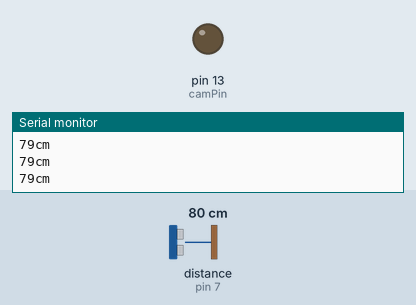
Recording of a sketch running on a simulated Arduino Uno, built with avr-gcc and run on an emulated ATmega328P. Shown: output pins drawn as LEDs (lit = HIGH), the last lines printed to the serial monitor. Wiring (inferred from the names in the program): ultrasonic range finder: trigger pin 8; echo pin 7. Dashed ring = blinking. The test bench sets the inputs (shaded band); at power-on: distance to the obstacle (sensor on pin 7) 80 cm. The echo pulse lasts 58.3 µs per cm; pins used as bus, display or sensor lines are not drawn.

Above: at 1.2 s.
1.3 s: distance to the obstacle (sensor on pin 7) set to 33 cm
2.8 s: distance to the obstacle (sensor on pin 7) set to 28 cm
At 3.51 s:
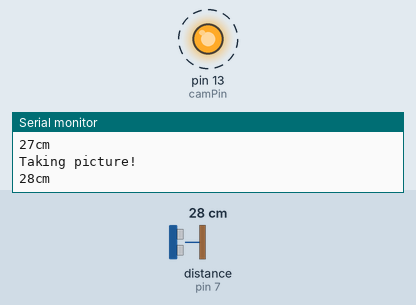
5.8 s: distance to the obstacle (sensor on pin 7) set to 35 cm
At 6.9 s:
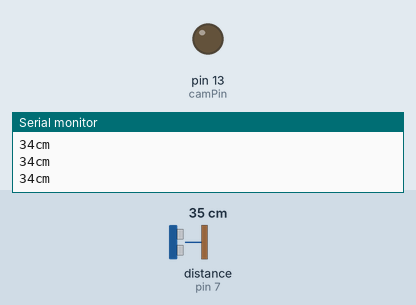
7.3 s: distance to the obstacle (sensor on pin 7) set to 2 cm
At 7.8 s:
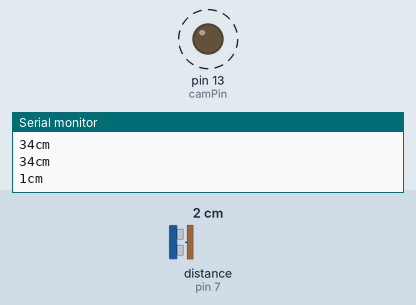
Timing chart, 0 to 11.3 s (numbered marks = the images above; inputs shaded):
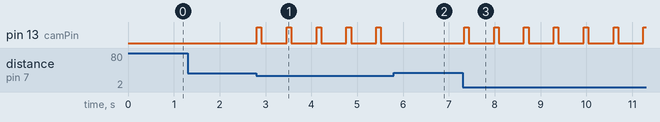

Measured:
- the behaviour switches between 31 and 30 cm on distance to the obstacle (sensor on pin 7) (found by bisection; images 0 and 1)
- after the input at 2.8 s, pin 13 (camPin): alternates HIGH for 0.10 s and LOW for 0.55 s, starting at once
- after the input at 5.8 s, pin 13 (camPin): stops changing and stays LOW
- after the input at 7.3 s, pin 13 (camPin): alternates HIGH for 0.10 s and LOW for 0.55 s, starting at once

The sketch:

Camera_Trigger.ino
```cpp
/*
 * created by Rui Santos, http://randomnerdtutorials.com
 *
 * Complete Guide for Ultrasonic Sensor HC-SR04
 *
 *modified by Judhi Prasetyo for camera shutter control
 *
 *
    Ultrasonic sensor Pins:
        VCC: +5VDC
        Trig : Trigger (INPUT) - Pin11
        Echo: Echo (OUTPUT) - Pin 12
        GND: GND
 */

int trigPin = 8;    //Trig - green Jumper
int echoPin = 7;    //Echo - blue Jumper
int camPin = 13;
// camera will take picture if object is closer than this distance (in cm)
int cam_distance = 30;

long duration, cm, inches;

void setup() {
  //Serial Port begin
  Serial.begin (9600);
  //Define inputs and outputs
  pinMode(trigPin, OUTPUT);
  pinMode(echoPin, INPUT);
  pinMode(camPin, OUTPUT);
}

void loop()
{
  // The sensor is triggered by a HIGH pulse of 10 or more microseconds.
  // Give a short LOW pulse beforehand to ensure a clean HIGH pulse:
  digitalWrite(trigPin, LOW);
  delayMicroseconds(5);
  digitalWrite(trigPin, HIGH);
  delayMicroseconds(10);
  digitalWrite(trigPin, LOW);

  // Read the signal from the sensor: a HIGH pulse whose duration is the time (in microseconds)
  // from the sending
  // of the ping to the reception of its echo off of an object.
  pinMode(echoPin, INPUT);
  duration = pulseIn(echoPin, HIGH);

  // convert the time into a distance
  cm = (duration/2) / 29.1;
  inches = (duration/2) / 74;

  Serial.print(cm);
  Serial.println("cm");

  if (cm <1) {
    Serial.println("---");
    pinMode(echoPin, OUTPUT);
    digitalWrite(echoPin, HIGH);
    delay(3);
    digitalWrite(echoPin, LOW);
    pinMode(echoPin, INPUT);
  }
  if (cm < cam_distance and cm > 0) { // additional codes by Judhi to trigger the camera
      digitalWrite(camPin, HIGH);
      delay(100);
      digitalWrite(camPin, LOW);
      delay(500);
      Serial.println("Taking picture!");
  }

  delay(50);
}
```
